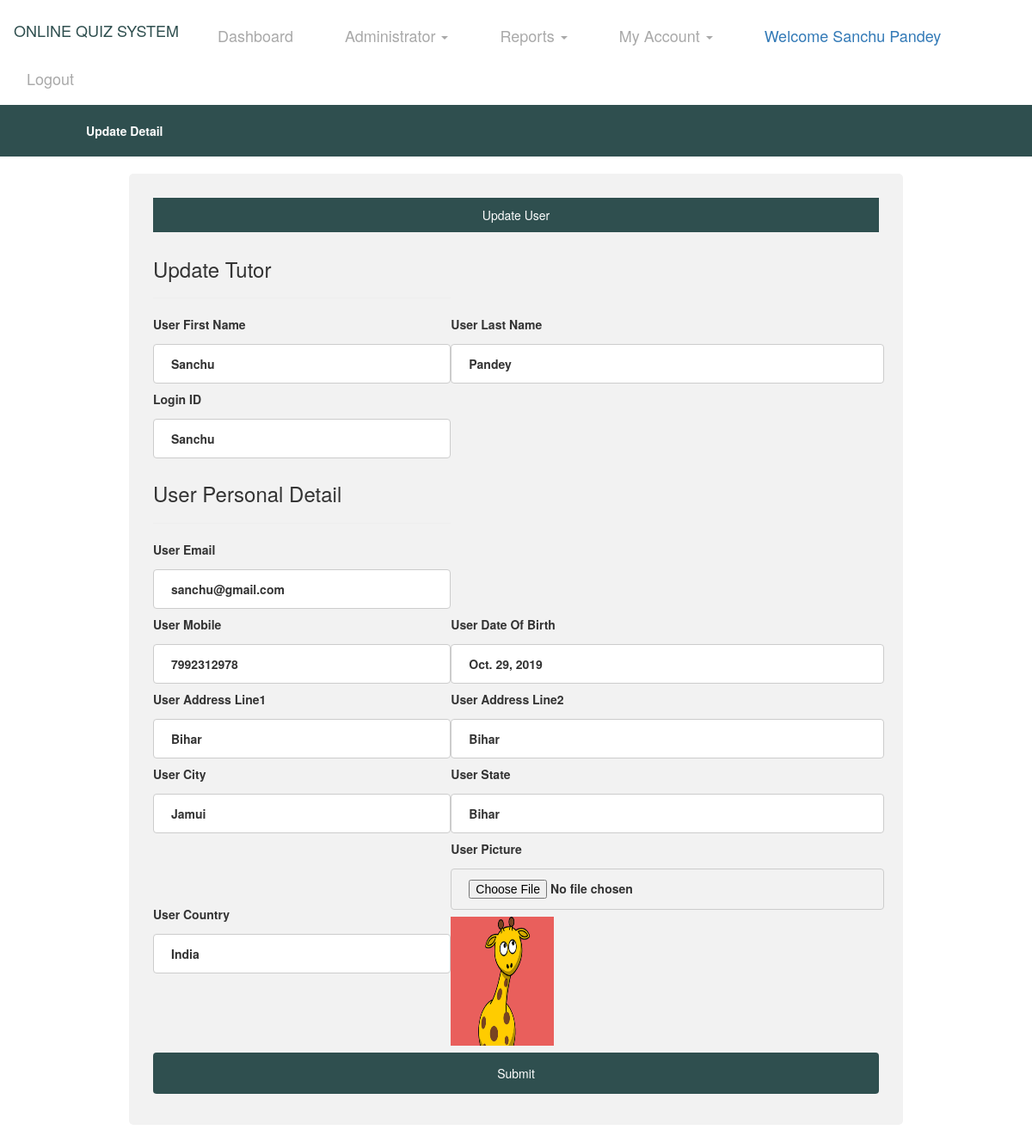
The page /edittutor/1 (signed in) on the database its author committed.
### Quiz/models.py (models this page shows, shortened)
class UserDetail(models.Model):
    user = models.ForeignKey(User, on_delete=models.CASCADE, null=True)
    cat = models.CharField(max_length=30, null=True)
    gender = models.CharField(max_length=30, null=True)
    mobile = models.CharField(max_length=10, null=True)
    add1 = models.CharField(max_length=100, null=True)
    add2 = models.CharField(max_length=100, null=True)
    city = models.CharField(max_length=50, null=True)
    state = models.CharField(max_length=50, null=True)
    country = models.CharField(max_length=50, null=True)
    img = models.FileField(null=True)
    dob = models.DateField(null=True)

### Quiz/views.py (the view, shortened to what this page needs)
# urls.py: path('edittutor/<int:pid>',EditTutor, name='edittutor'),
def EditTutor(request,pid):
    if not request.user.is_authenticated:
        return redirect('tutorlogin')
    data = UserDetail.objects.get(id=pid)
    d = {'data': data}
    return render(request, 'edittutor.html',d)

### Quiz/templates/edittutor.html (shortened to what this page needs)
{% extends 'base2.html' %}
{% load static %}
{% block body %}
<div style="background-color:DarkSlateGrey;padding:20px">
        <table width="1000" align="center">
    <tr><th style="color:white">Update Detail</th>
    </tr>
</table>
</div>
<body>
<div class="container">
<p>Update User</p>
<table width="850">
  <form action="" method="post" enctype="multipart/form-data">
<tr>
	<th><h3>Update Tutor</h3><hr></th>
</tr>
    <tr>
    <th><label for="fname">User First Name</label>
    <input type="text" id="fname" name="fname" value="{{data.user.first_name}}"></th>
    <th><label for="lname">User Last Name</label>
    <input type="text" id="lname" name="lname" value="{{data.user.last_name}}"></th>
 </tr>
 <tr>
    <th><label for="Login ID">Login ID</label>
    <input type="text" id="loginid" name="loginid" value="{{data.user.username}}"></th>
 </tr>
<tr>
	<th><h3>User Personal Detail</h3><hr></th>
</tr>
<tr>
 	<th><label for="email">User Email</label>
	<input type="email" id="email" name="email" value="{{data.user.email}}"></th>
</tr>
<tr>
	<tr>
    <th><label for="mobile">User Mobile</label>
    <input type="text" id="mob" name="mob" value="{{data.mobile}}"></th>
    <th><label for="dob">User Date Of Birth</label>
    <input type="text" id="dob" name="dob" value="{{data.dob}}" readonly></th>
 </tr>
 <tr>
    <th><label for="address1">User Address Line1</label>
    <input type="text" id="address1" name="address1" value="{{data.add1}}"></th>
    <th><label for="address2">User Address Line2</label>
    <input type="text" id="address2" name="address2" value="{{data.add2}}"></th>
 </tr>
<tr>
     <th><label for="user_city">User City</label>
    <input type="text" id="user_city" name="user_city" value="{{data.city}}"></th></th>
     <th><label for="user_state">User State</label>
    <input type="text" id="user_state" name="user_state" value="{{data.state}}"></th></th>
 </tr>
<tr>
     <th><label for="user_country">User Country</label>
         <input type="text" id="user_country" name="user_country" value="{{data.country}}"></th>
<th><label for="image">User Picture</label>
<input type="file" id="image" name="image" placeholder="choose file">
    <img src="{{data.img.url}}" style="width:120px;height:150px">
</th>
</tr>
</table>
    <input type="submit" value="Submit">
</div>
{% endblock %}

### Quiz/templates/base2.html (shortened to what this page needs)
<!DOCTYPE html>
<html lang="en">
<head>
    {% load static %}
  <link rel="stylesheet" href="https://maxcdn.bootstrapcdn.com/bootstrap/3.4.0/css/bootstrap.min.css">
  <link rel = stylesheet href = "//cdn.datatables.net/1.10.19/css/jquery.dataTables.min.css">
</head>
<body>
<nav class="navbar navbar-expand-sm bg-info navbar-dark" style="background-color:white">
    <ul class="nav navbar-nav">
      <li class="navbar-brand" style="color:DarkSlateGrey"><h4>ONLINE QUIZ SYSTEM</h4></li>
            <li class="navbar-brand"><a href="{% url 'userdashboard' %}" style="color:darkgrey">Dashboard</a></li>
      <li class="navbar-brand"><a class="dropdown-toggle" data-toggle="dropdown" href="#" style="color:darkgrey;bottom-padding:18px">Administrator  <span class="caret"></span></a>
      </li>
      <li class="navbar-brand"><a class="dropdown-toggle" data-toggle="dropdown" href="#" style="color:darkgrey;bottom-padding:18px">Reports  <span class="caret"></span></a>
      </li>
      <li class="navbar-brand"><a class="dropdown-toggle" data-toggle="dropdown" href="#" style="color:darkgrey;bottom-padding:18px">My Account  <span class="caret"></span></a>
      </li>
        <li class="navbar-brand"> <a href="#" style="color:Black margin-top:25px">Welcome {{request.user.first_name}} {{request.user.last_name}}</a></li>
        <li class="navbar-brand"><a href="{% url 'logout' %}" style="color:darkgrey">Logout</a></li>
    </ul>
</nav>
{% block body %}
{% endblock %}
</body>
</html>

### Quiz/templates/base2.html (style rules this page uses)
input[type=submit] { background-color: DarkSlateGrey; border: none; color: darkgrey; text-decoration: none; cursor: pointer; }

### Quiz/templates/edittutor.html (style rules this page uses)
p { background-color:DarkSlateGray ; padding:10px; color:white; text-align:center }
input[type=text] ,input[type=date],input[type=file] ,input[type=password],input[type=email],select { width: 100%; padding: 12px 20px; margin: 8px 0; display: inline-block; border: 1px solid #ccc; border-radius: 4px; box-sizing: border-box; }
input[type=submit] { width: 100%; background-color: DarkSlateGray; color: white; padding: 14px 20px; margin: 8px 0; border: none; border-radius: 4px; cursor: pointer; }
.container { margin-top:20px; margin-bottom:20px; width:900px; float:center; border-radius: 5px; background-color: #f2f2f2; padding: 28px; }

### rows shown on the page
UserDetail: fname "Sanchu", lname "Pandey", loginid "Sanchu", email "sanchu@gmail.com", mob "7992312978", dob "Oct. 29, 2019", address1 "Bihar", address2 "Bihar", user_city "Jamui", user_state "Bihar", user_country "India", img (picture)

### other values the page prints
{{ request.user.first_name }} "Sanchu"
{{ request.user.last_name }} "Pandey"
